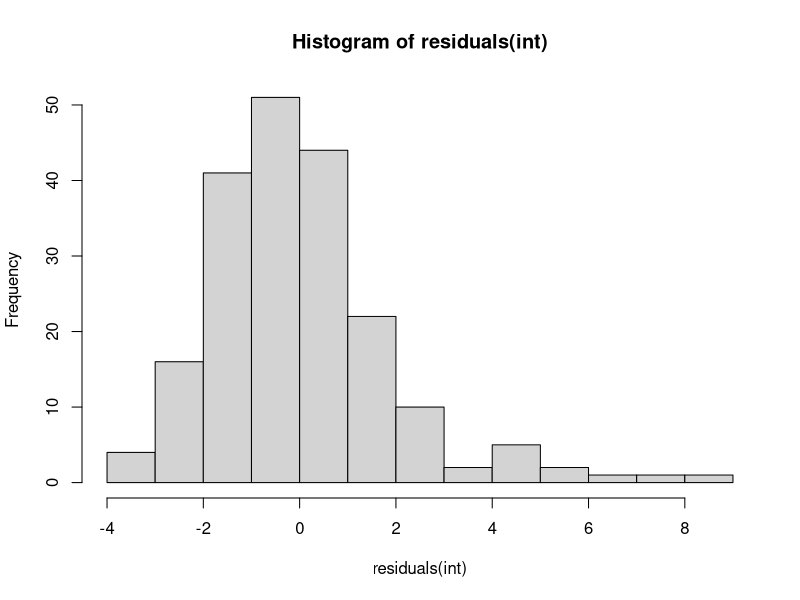
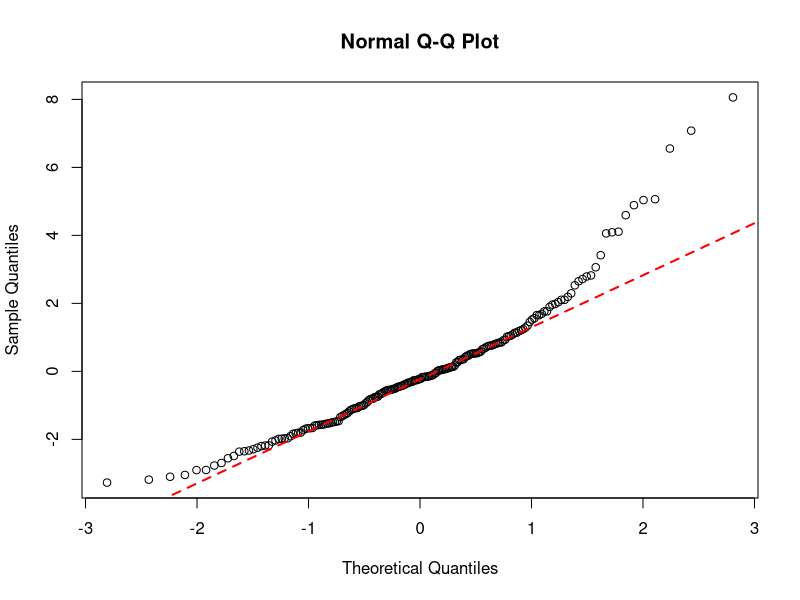
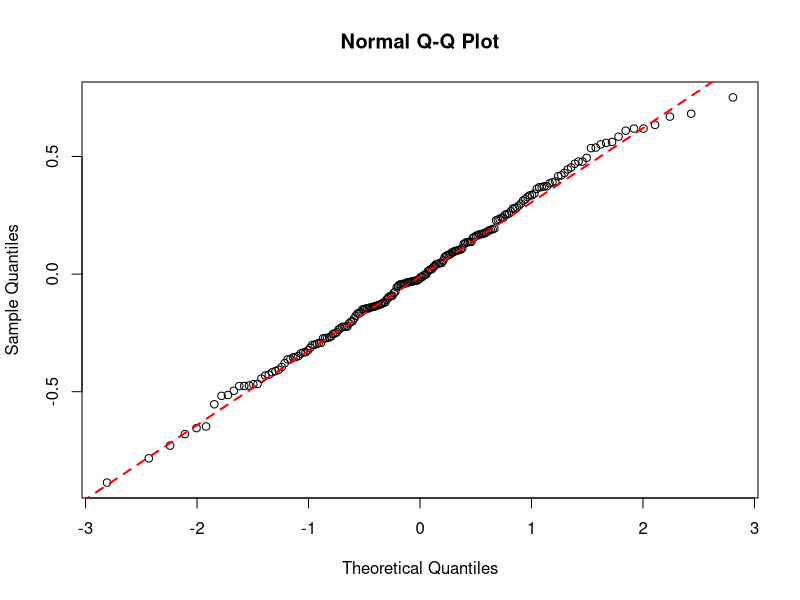

R code for these plots, in order: (Note: this script raises an error after producing the figures.)
## ---- chunk 1

# Load data
crp <- read.csv("crp.csv")

# Design matrix including interaction term
X <- model.matrix(CRP ~ Age + Gender + Age*Gender, data = crp)

# Response vector
y <- crp$CRP

# Cross-product of the design matrix
cross <- t(X) %*% X

# Cross-product of design matrix and  y
cross_y <- t(X) %*% y

# Solve for  coefficients using Normal Equations
beta <- solve(cross) %*% cross_y
print(beta)

#standard lm method
fit <- lm(CRP ~ Age + Gender + Age*Gender, data = crp)
summary(fit)

## ---- chunk 2
# creating the different models for later comparisons
int <- lm(CRP ~ Age*Gender, data = crp)
add1 <- lm(CRP ~ Age, data = crp)
add2 <- lm(CRP ~ Age + Gender, data = crp)
add3 <- lm(CRP ~ Gender, data = crp)
allint <- lm(CRP ~ Age + Gender + Age*Gender, data = crp)

anova(int, add1, add2, add3, allint)

## ---- chunk 3
anova(add2, add1, test="Chisq" )

null  <- logLik(add2)
MLE <- logLik(allint)

LRT <- (2*(MLE - null))

pval <- pchisq(LRT, df=1)
pval <- 1- pval

## ---- chunk 4

summary(int, test="T")
anova(int, add2)

## ---- chunk 5

hist(residuals(int))

## ---- chunk 6
qqnorm(int$residuals)
qqline(int$residuals, col = "red", lwd= 2, lty=2)

## ---- chunk 7
#log transforming the full interaction model
int.trans <- lm(log(CRP) ~ Age*Gender, data = crp)

#same as above
qqnorm(int.trans$residuals)
qqline(int.trans$residuals, col = "red", lwd= 2, lty=2)

## ---- chunk 8

crp <- crp |>
  select(CRP, Age, Gender) |>
  mutate(crp.10 = log10(CRP))

# model comparisons with transformed data
int <- lm(crp.10 ~ Age*Gender, data = crp)
add1 <- lm(crp.10 ~ Age, data = crp)
add2 <- lm(crp.10 ~ Age + Gender, data = crp)
add3 <- lm(crp.10 ~ Gender, data = crp)
allint <- lm(crp.10 ~ Age + Gender + Age*Gender, data = crp)

anova(int, add1, add2, add3, allint)

## ---- chunk 9

# manual CI 

# coefficients 
point.est <- summary(add3)$coefficients

# slope
beta.est <- point.est["Gender", "Estimate"]
#standard error
se.beta.hat <- point.est["Gender", "Std. Error"]

# Degrees of freedom
df <- add3$df.residual

# Critical value from the t-distribution for 95% confidence interval
alpha <- 0.05
t.crit <- qt(1 - alpha/2, df)

# Margin of error
MOE <- t.crit * se.beta.hat

# confidence interval bounds
lower_bound <- beta.est - MOE
upper_bound <- beta.est + MOE

# Confidence interval
confidence_interval <- c(lower_bound, upper_bound)
confidence_interval

# function
confint(add3, level = 0.95 )


## ---- chunk 10
# age only model from above
add1 <- lm(crp.10 ~ Age, data = crp)

#new ages to test 
new.age <- data.frame(Age = c(25,35,45))

# predicting with add1 model (age is the only predictor)
predict(add1, newdata = new.age)

# CI functions
predict(add1, newdata = new.age, interval = "predict", level = 0.95)

## ---- chunk 11




